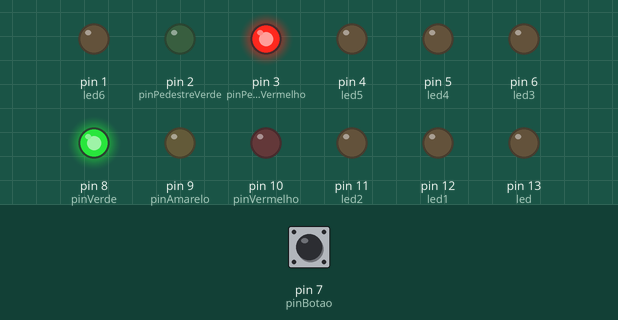
The sketch below on a simulated Arduino Uno, built with avr-gcc and run on an emulated ATmega328P. On the bench: output pins drawn as LEDs (lit = HIGH). Dashed ring = blinking. The test bench sets the inputs (shaded band); at power-on: pin 7 (pinBotao) LOW.

Above: at 1.2 s.
1.3 s: pin 7 (pinBotao) pulled HIGH for 0.15 s
At 2.5 s:
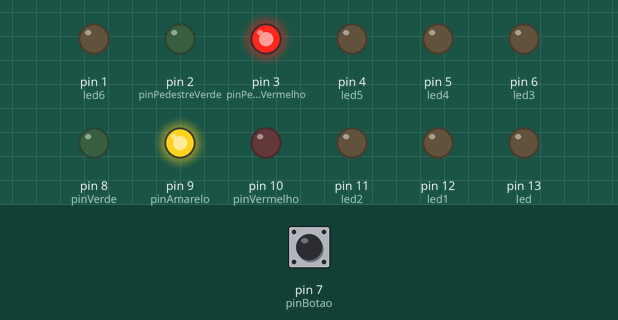
2.9 s: pin 7 (pinBotao) pulled HIGH for 1 s
At 3.9 s:
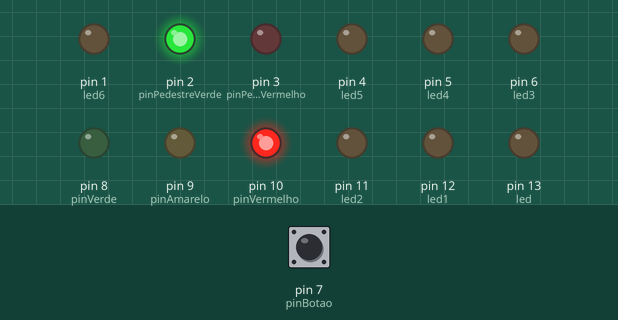
5.4 s: pin 7 (pinBotao) pulled HIGH for 0.15 s
At 5.6 s:
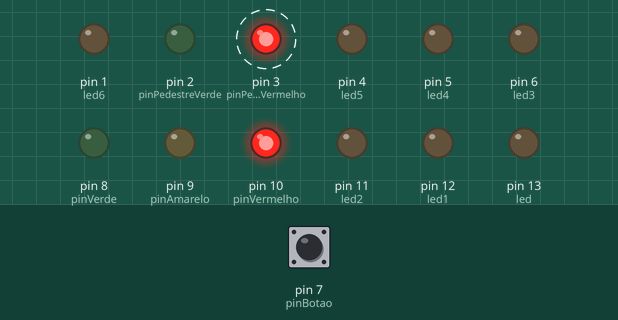
8.4 s: pin 7 (pinBotao) pulled HIGH for 3.2 s
At 9.3 s:
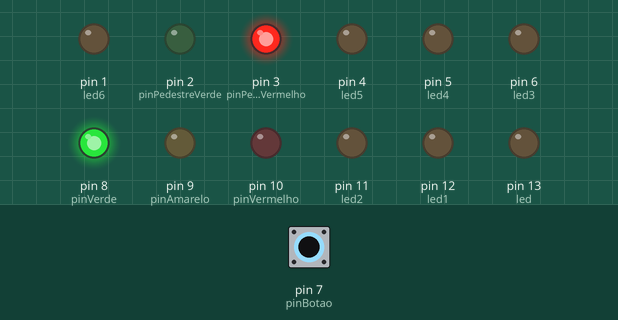
Timing chart, 0 to 11.4 s (numbered marks = the images above; inputs shaded):
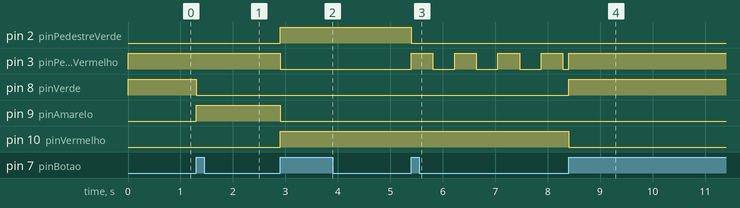

The sketch:

Semaforo.ino
```cpp
int pinVermelho = 10;
int pinAmarelo = 9;
int pinVerde = 8;
int pinBotao = 7;
int pinPedestreVermelho = 3;
int pinPedestreVerde = 2;

int faseSemaforo;

int estadoBotao;
int estadoAnteriorBotao;

int tempoPisca;
int estadoPisca;

//variaveis do display
int led = 13;
int led1 = 12;
int led2 = 11;
int led3 = 6;
int led4 = 5;
int led5 = 4;
int led6 = 1;

void setup() {
  // put your setup code here, to run once:

pinMode(pinVerde, OUTPUT);
pinMode(pinAmarelo, OUTPUT);
pinMode(pinVermelho, OUTPUT);
pinMode(pinBotao, INPUT);
pinMode(pinPedestreVermelho, OUTPUT);
pinMode(pinPedestreVerde, OUTPUT);

pinMode(led, OUTPUT);
pinMode(led1, OUTPUT);
pinMode(led6, OUTPUT);
pinMode(led5, OUTPUT);
pinMode(led2, OUTPUT);
pinMode(led4, OUTPUT);
pinMode(led3, OUTPUT);

faseSemaforo = 1;
estadoAnteriorBotao = digitalRead(pinBotao);

tempoPisca = 0;
estadoPisca = HIGH;
}

void loop() {
  // put your main code here, to run repeatedly:

estadoBotao = digitalRead(pinBotao);

if((estadoBotao == HIGH) && (estadoAnteriorBotao == LOW)){
  if(faseSemaforo < 4){
    faseSemaforo = faseSemaforo + 1;
  }
  else{
    faseSemaforo = 1;
  }
}

estadoAnteriorBotao = estadoBotao;

  if(faseSemaforo == 1){ //Semaforo Verde
    digitalWrite(pinVerde, HIGH);
    digitalWrite(pinAmarelo, LOW);
    digitalWrite(pinVermelho, LOW);

    digitalWrite(pinPedestreVermelho, HIGH);
    digitalWrite(pinPedestreVerde, LOW);
  }

  if(faseSemaforo == 2){  //Semaforo Amarelo
    digitalWrite(pinVerde, LOW);
    digitalWrite(pinAmarelo, HIGH);
    digitalWrite(pinVermelho, LOW);

    digitalWrite(pinPedestreVermelho, HIGH);
    digitalWrite(pinPedestreVerde, LOW);
  }

  if(faseSemaforo == 3){  //Semaforo Vermelho
    digitalWrite(pinVerde, LOW);
    digitalWrite(pinAmarelo, LOW);
    digitalWrite(pinVermelho, HIGH);

    digitalWrite(pinPedestreVermelho, LOW);
    digitalWrite(pinPedestreVerde, HIGH);
  }

  if(faseSemaforo == 4){  //Semaforo vermelho Pedestre piscando
    digitalWrite(pinVerde, LOW);
    digitalWrite(pinAmarelo, LOW);
    digitalWrite(pinVermelho, HIGH);

    tempoPisca = tempoPisca + 1;

    if(tempoPisca == 400){
      estadoPisca = !estadoPisca;
      tempoPisca = 0;
    }

    digitalWrite(pinPedestreVermelho,estadoPisca);
    digitalWrite(pinPedestreVerde, LOW);
  }

  delay(1);

}
```

Measured:
- after the input at 1.3 s, pin 8 (pinVerde): HIGH → LOW at once; pin 9 (pinAmarelo): LOW → HIGH at once
- after the input at 2.9 s, pin 2 (pinPedestreVerde), pin 10 (pinVermelho): LOW → HIGH at once; pin 3 (pinPedestreVermelho), pin 9 (pinAmarelo): HIGH → LOW at once
- after the input at 5.4 s, pin 2 (pinPedestreVerde): HIGH → LOW at once; pin 3 (pinPedestreVermelho): alternates HIGH for 0.41 s and LOW for 0.41 s, starting at once
- after the input at 8.4 s, pin 8 (pinVerde): LOW → HIGH at once; pin 10 (pinVermelho): HIGH → LOW at once
